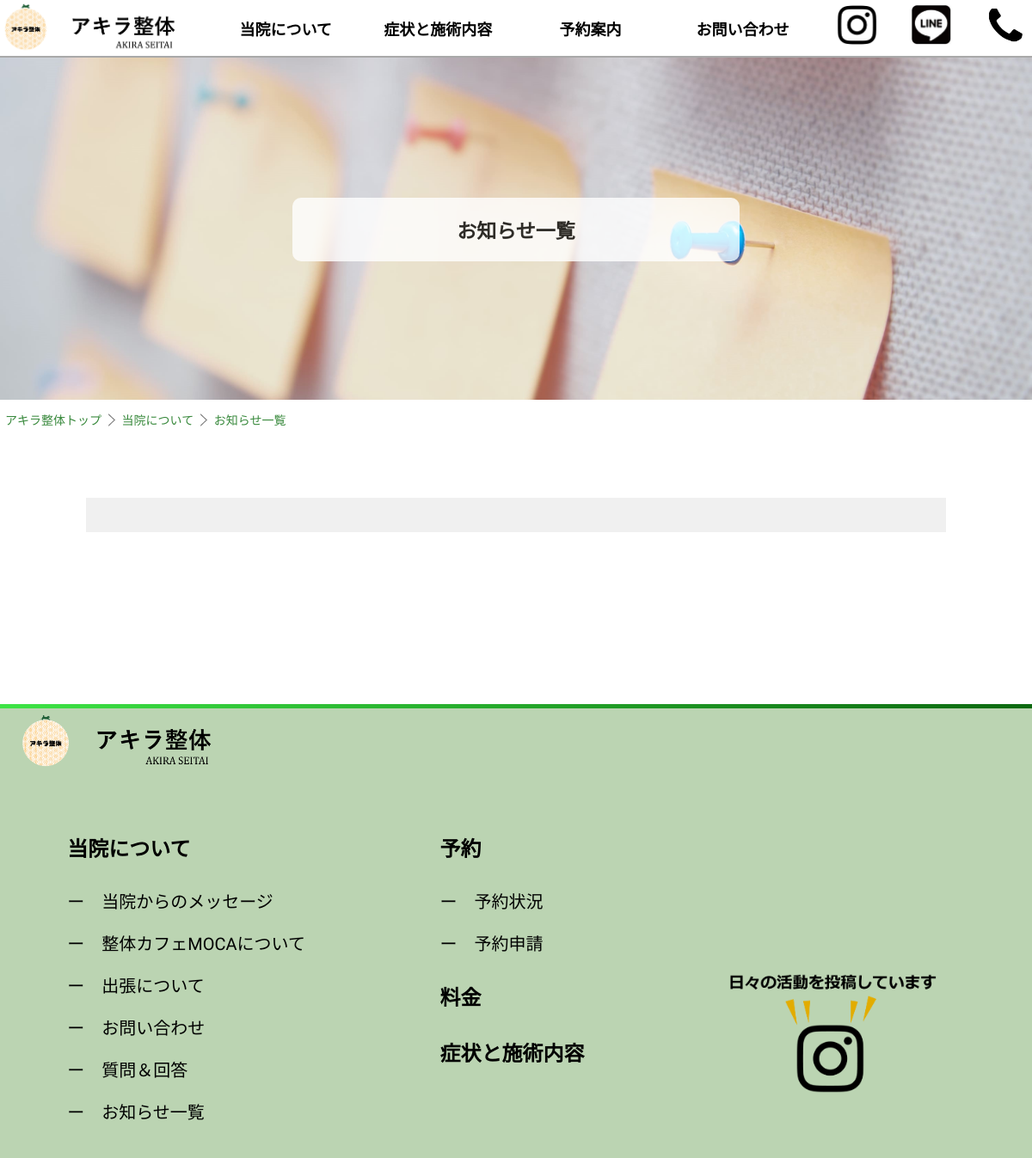
/notice-all/, run on an earlier commit of the app's database.
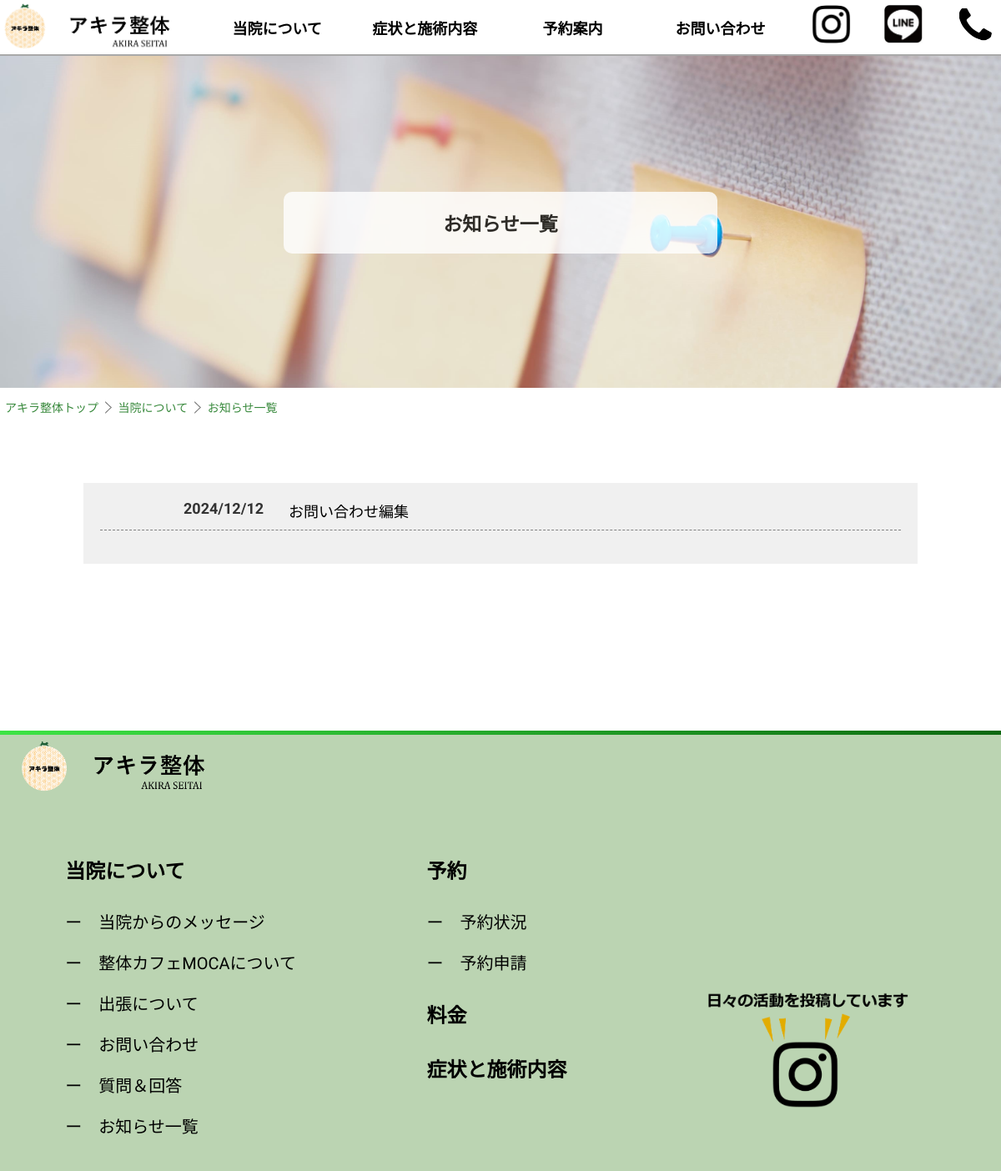
And on a later commit of the database.
### calendarapp/models.py (models this page shows, shortened)
class Notice(models.Model):
    title = models.CharField(max_length=200)  # お知らせのタイトル
    content = models.TextField()  # お知らせの内容
    date = models.DateField()  # お知らせの日付、自動的に現在の日付が保存される

### calendarapp/views.py (the view)
# urls.py: path('notice-all/', views.notice_all, name='notice_all'),
def notice_all(request):
    notices = Notice.objects.all().order_by('-date')
    return render(request, 'calendarapp/notice-all.html', {'notices': notices})

### calendarapp/templates/calendarapp/notice-all.html (shortened to what this page needs)
{% extends 'base.html' %}
{% block content %}
{% load static %}
<body>
    <div class="toppage">
           <div class="text-overlay">
              お知らせ一覧
           </div>
    </div>
    <div class="directory_box">
        <a href="{% url 'home' %}" ><div class="directory_item">アキラ整体トップ</div></a>
        <img src="{% static 'calendarapp/images/arrow3.png' %}" alt="矢印" class="directory_img">
        <a href="{% url 'detail' %}" ><div class="directory_item">当院について</div></a>
        <img src="{% static 'calendarapp/images/arrow3.png' %}" alt="矢印" class="directory_img">
        <div class="directory_item1">お知らせ一覧</div>
    </div>
    <div class="space_detail"></div>
    <div class="notice-list">
        {% for notice in notices %}
        <div class="notice-item">
            <div class="notice-date">{{ notice.date|date:"Y/m/d" }}</div>
            <a href="{% url 'notice_detail' notice.pk %}">
                <div class="notice-title1">{{ notice.title }}</div>
            </a>
        </div>
        {% endfor %}
    </div>
</body>
{% endblock %}

What changed in the data, as far as the page shows it:
added Notice: date "2024/12/12", title "お問い合わせ編集"
